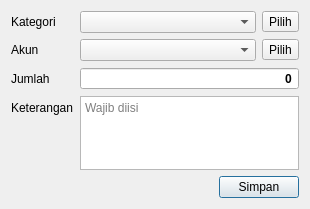
<?xml version="1.0" encoding="UTF-8"?>
<ui version="4.0">
 <class>ExpenseDialog</class>
 <widget class="QDialog" name="ExpenseDialog">
  <property name="geometry">
   <rect>
    <x>0</x>
    <y>0</y>
    <width>310</width>
    <height>209</height>
   </rect>
  </property>
  <property name="windowTitle">
   <string>Catat Pengeluaran</string>
  </property>
  <layout class="QVBoxLayout" name="verticalLayout">
   <item>
    <layout class="QFormLayout" name="formLayout">
     <item row="0" column="0">
      <widget class="QLabel" name="label">
       <property name="text">
        <string>Kategori</string>
       </property>
      </widget>
     </item>
     <item row="0" column="1">
      <layout class="QHBoxLayout" name="horizontalLayout">
       <item>
        <widget class="QueryComboBox" name="kategoriCombo"/>
       </item>
       <item>
        <widget class="QToolButton" name="pilihKategori">
         <property name="text">
          <string>Pilih</string>
         </property>
        </widget>
       </item>
      </layout>
     </item>
     <item row="1" column="0">
      <widget class="QLabel" name="label_2">
       <property name="text">
        <string>Akun</string>
       </property>
      </widget>
     </item>
     <item row="1" column="1">
      <layout class="QHBoxLayout" name="horizontalLayout_2">
       <item>
        <widget class="QueryComboBox" name="akunCombo"/>
       </item>
       <item>
        <widget class="QToolButton" name="pilihAkun">
         <property name="text">
          <string>Pilih</string>
         </property>
        </widget>
       </item>
      </layout>
     </item>
     <item row="2" column="0">
      <widget class="QLabel" name="label_3">
       <property name="text">
        <string>Jumlah</string>
       </property>
      </widget>
     </item>
     <item row="2" column="1">
      <widget class="QSpinBox" name="spinBox">
       <property name="font">
        <font>
         <bold>true</bold>
        </font>
       </property>
       <property name="alignment">
        <set>Qt::AlignmentFlag::AlignRight|Qt::AlignmentFlag::AlignTrailing|Qt::AlignmentFlag::AlignVCenter</set>
       </property>
       <property name="buttonSymbols">
        <enum>QAbstractSpinBox::ButtonSymbols::NoButtons</enum>
       </property>
       <property name="showGroupSeparator" stdset="0">
        <bool>true</bool>
       </property>
       <property name="maximum">
        <number>20000000</number>
       </property>
      </widget>
     </item>
     <item row="3" column="0">
      <widget class="QLabel" name="label_4">
       <property name="text">
        <string>Keterangan</string>
       </property>
      </widget>
     </item>
     <item row="3" column="1">
      <widget class="QPlainTextEdit" name="plainTextEdit">
       <property name="maximumSize">
        <size>
         <width>16777215</width>
         <height>81</height>
        </size>
       </property>
       <property name="tabChangesFocus">
        <bool>true</bool>
       </property>
       <property name="placeholderText">
        <string>Wajib diisi</string>
       </property>
      </widget>
     </item>
    </layout>
   </item>
   <item alignment="Qt::AlignmentFlag::AlignRight">
    <widget class="QPushButton" name="simpanButton">
     <property name="text">
      <string>Simpan</string>
     </property>
    </widget>
   </item>
  </layout>
 </widget>
 <customwidgets>
  <customwidget>
   <class>QueryComboBox</class>
   <extends>QComboBox</extends>
   <header>src/customs/querycombobox.h</header>
  </customwidget>
 </customwidgets>
 <tabstops>
  <tabstop>kategoriCombo</tabstop>
  <tabstop>pilihKategori</tabstop>
  <tabstop>akunCombo</tabstop>
  <tabstop>pilihAkun</tabstop>
  <tabstop>spinBox</tabstop>
  <tabstop>plainTextEdit</tabstop>
  <tabstop>simpanButton</tabstop>
 </tabstops>
 <resources/>
 <connections/>
</ui>
